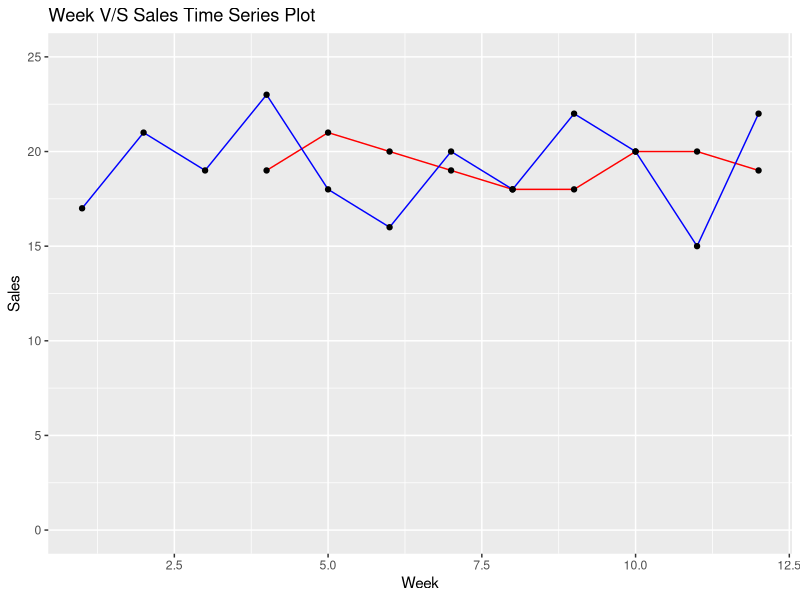

Write the R code that produced this figure.
                                    # Page no. : 798 - 799

# Moving Averages

week <- c(1,2,3,4,5,6,7,8,9,10,11,12)
sales <- c(17,21,19,23,18,16,20,18,22,20,15,22)
forcast <- c(NA,NA,NA,19,21,20,19,18,18,20,20,19)

DF <- data.frame(week,sales,forcast)

forcast_error <- DF$sales - DF$forcast

absolute_forecast_error <- abs(forcast_error)

square_absolute_forcast_error <- absolute_forecast_error**2

percent_error <- round((forcast_error / DF$sales) * 100, 2)

absolute_percent_error <- abs(percent_error)

DF <- cbind(DF,forcast_error,absolute_forecast_error,square_absolute_forcast_error,
            percent_error,absolute_percent_error)

View(DF)

# Install Library if not installed

# install.packages("ggplot2")

# Import Library

library(ggplot2)

ggplot(DF,aes(week)) + geom_line(aes(y = forcast), color = "red")+
  geom_line(aes(y = sales), color = "blue") + geom_point(aes(y = forcast)) + 
  geom_point(aes(y = sales))+
  ylim(c(0,25)) + 
  labs(title = "Week V/S Sales Time Series Plot", x = "Week", y = "Sales")
